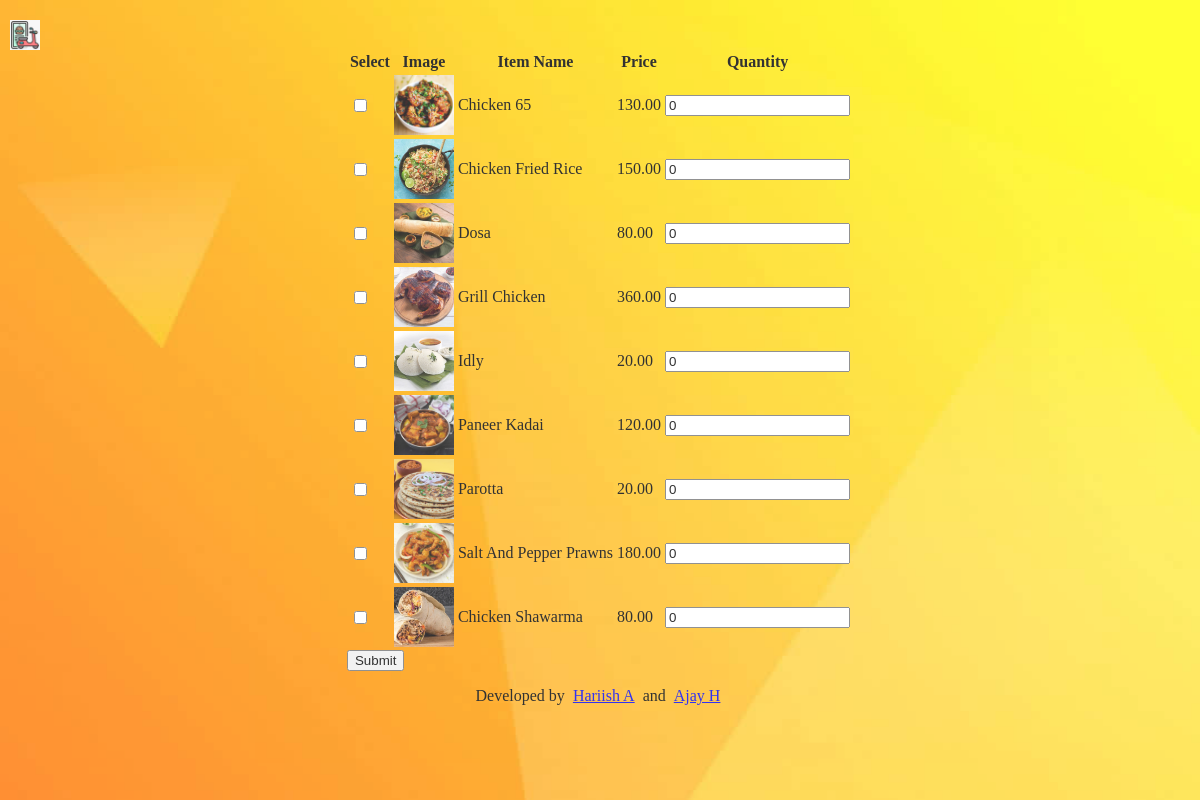
/order/ (signed in), run on the app's committed database.
### base/models.py (models this page shows, shortened)
class Items(models.Model):
    name = models.CharField(max_length=40)
    price = models.DecimalField(max_digits=5, decimal_places=2)
    description = models.TextField(max_length=200, null=True)
    veg = models.CharField(max_length=7, default="Veg")
    image = models.ImageField(upload_to="images/")
    quantity = models.PositiveIntegerField(null=True)

### base/views.py (the view, shortened to what this page needs)
# urls.py: path("order/", views.order, name="order"),
@login_required(login_url='login')
def order(request):
    items = Items.objects.all()
    context = {"items": items}
    return render(request, "base/order.html", context=context)

### base/templates/base/order.html (shortened to what this page needs)
{%load static%}
<head>
    <link rel='stylesheet' href="{%static 'styles/style.css'%}" />
</head>
<body>
    <div style='background-image: url("../images/order.jpg"); background-size: 100% 100%;
    opacity: 80%;
    height:100vh;'>
        <a href = '/'>
            <img src = " {%static 'images/fav.jpg'%}" class = 'logo'>
        </a>
        <div class = "order-container">
            <div class = "table-container">
            <form method="POST">
                <table>
                    <tr>
                        <th> Select </th>
                        <th> Image </th>
                        <th> Item Name </th>
                        <th> Price </th>
                        <th> Quantity </th>
                    </tr>
                    {% for item in items %}
                        <tr>
                            <td > <input type="checkbox" name="item_list" value="{{item.pk}}" /> </td>
                            <td> <img class="menu-item-image" src="{{item.image.url }}" width="60px" height="60px"/> </td>
                            <td> {{item.name}} </td>
                            <td> {{item.price}} </td>
                            <td > <input type="number" name="quantity_list" value="{{item.quantity}}" /> </td>
                        </tr>
                    {% endfor %}
                </table>
                <button> Submit </button>
            </form>
            <br>
            </div>
            <div class="order-footer">
                Developed by
                &nbsp
                <a href="https://github.com/Hariish-A" target="_blank">
                    Hariish A
                </a>
                &nbsp;
                and
                &nbsp;
                <a href="https://github.com/hajay180505" target="_blank">
                        Ajay H
                </a>
            </div>
        </div>
    </div>
</body>

### static/styles/style.css (style rules this page uses)
body { margin:0px; }
.logo { height: 30px; width: 30px; margin-right: 10px; margin-left: 10px; margin-top: 20px; }
.order-container { display: flex; flex-direction: column; align-items: center; justify-content: center; }
.table-container { display:flex; justify-content: center; }
.order-footer { display:flex; justify-content: center; }

### data on the page
Items: image (picture), name "Chicken 65", price "130.00", quantity_list "0"
Items: image (picture), name "Chicken Fried Rice", price "150.00", quantity_list "0"
Items: image (picture), name "Dosa", price "80.00", quantity_list "0"
Items: image (picture), name "Grill Chicken", price "360.00", quantity_list "0"
Items: image (picture), name "Idly", price "20.00", quantity_list "0"
Items: image (picture), name "Paneer Kadai", price "120.00", quantity_list "0"
Items: image (picture), name "Parotta", price "20.00", quantity_list "0"
Items: image (picture), name "Salt And Pepper Prawns", price "180.00", quantity_list "0"
Items: image (picture), name "Chicken Shawarma", price "80.00", quantity_list "0"
